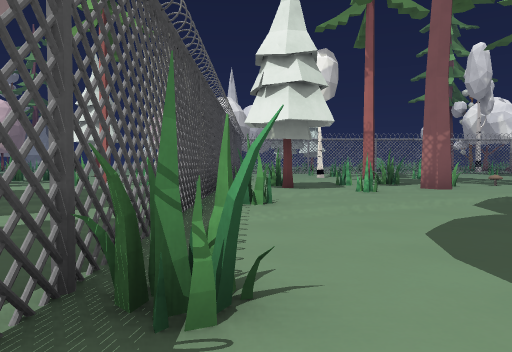
[1] (above)

16 first-person views from a walk through a 3-D level made in the Godot game engine. The camera is 1.2 m above the floor, tilts 2° down and sees 70° across. The floor is counted in squares, 2 m on a side. Each view is taken from the middle of a square. On the plan, view 1 faces up. The plan holds only what a view shows up to about 10 squares ahead; the rest is blank. The place goes on beyond the plan. Door leaves are left out where a doorway can be walked through. Surface patterns are stand-ins for the level's own textures.

[2]
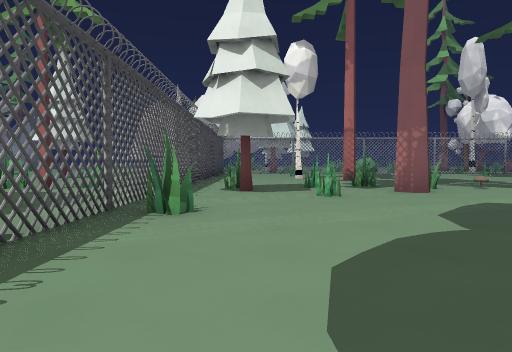

[3]
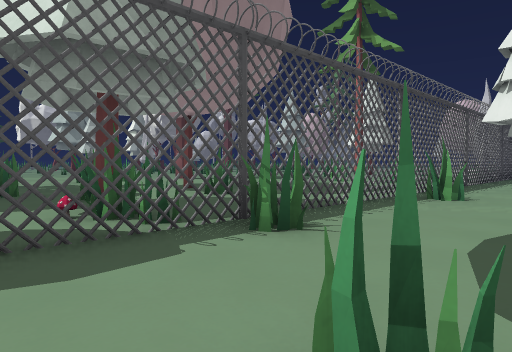

[4]
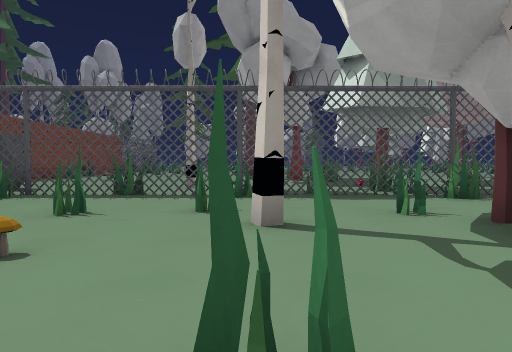

[5]
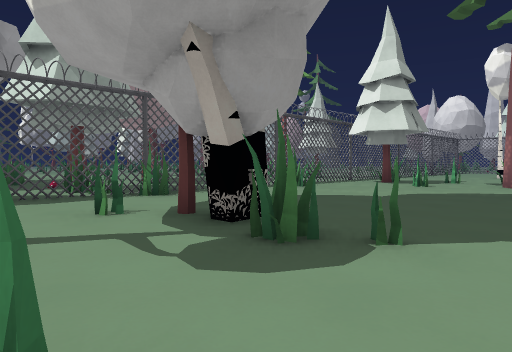

[6]
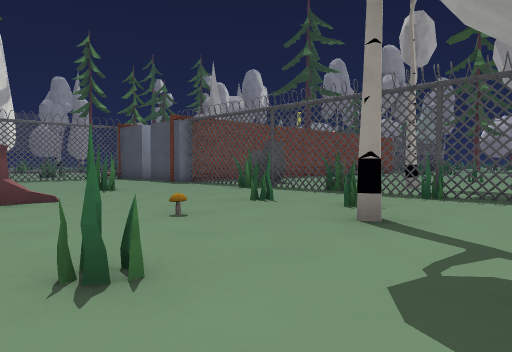

[7]
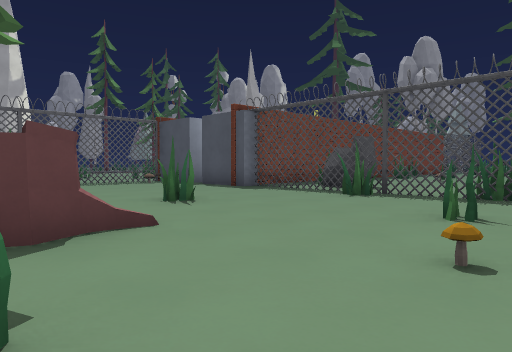

[8]
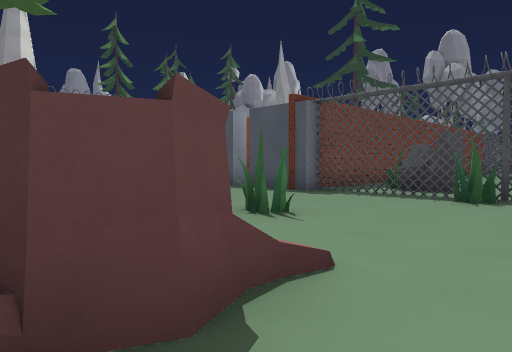

[9]
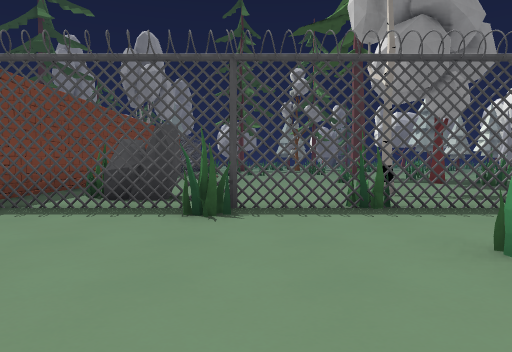

[10]
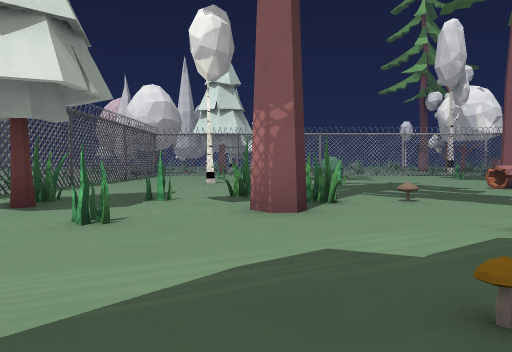

[11]
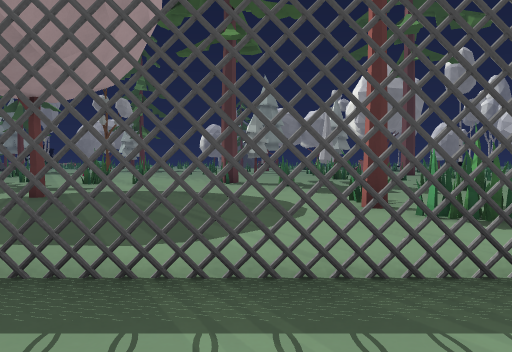

[12]
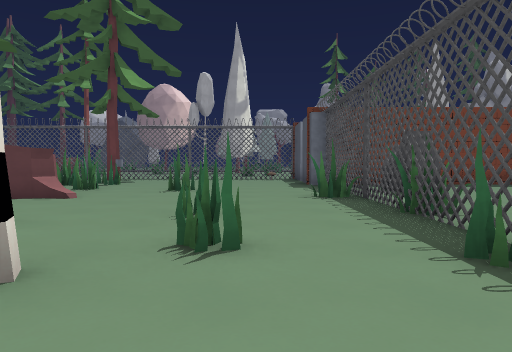

[13]
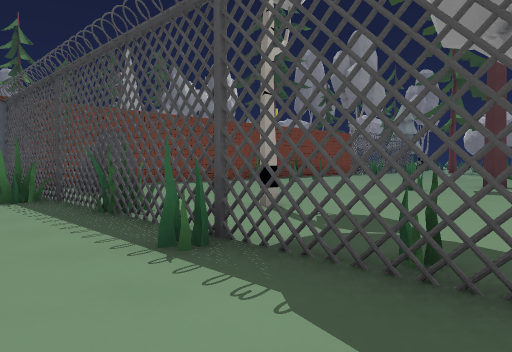

[14]
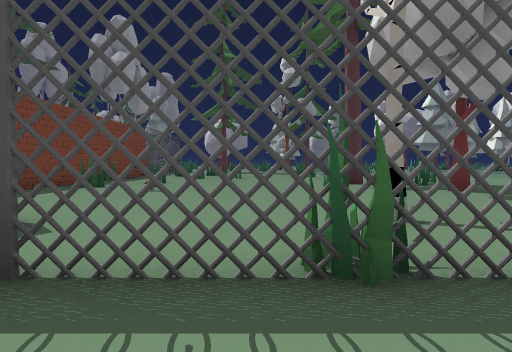

[15]
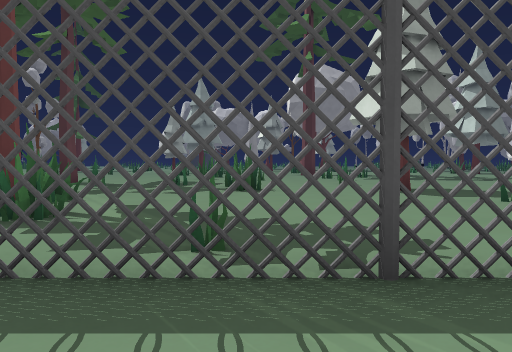

[16]
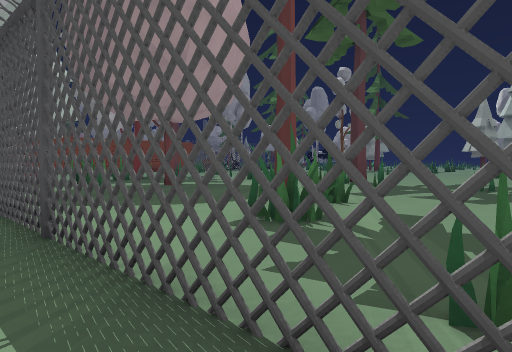

### Floor plan
Key: @ floor where view 1 was taken; # wall or solid block; x gap in a wall; . floor; ^ raised ledge; T pine tree; M mushroom; H thing the floor can be seen under or through; R rock; E tree; O other object.
Columns run from 11 left of view 1 to 6 right of it. Each row starts with its distance up from view 1.
 15   ........x
 14   ........#....
 13    ##.....#....
 12   ........#....
 11 ..#.......x.....
 10 ......#T#.#.#..##M
  9  .#.......x.#..TT.
  8   ........#..#....
  7  T........x.......
  6   ........##......
  5   ........##....M
  4   ........#......
  3   ........x......
  2   ........##.....
  1   ..##.#x###..##..
  0    .E#...M#@.#.#..
 -1   #.E.....x.......
 -2  T........H..#..#.
 -3  ...#.....H.#.....
 -4   ......#.H..#.M..
 -5   ........H.......
 -6   ........HH....##
 -7   ..O.....HH....^#
 -8   ......RR#.....x
 -9    #....###.....#.
-10   #########.....##

Positions as (right, up) in squares from view 1, and headings:
1: (0, 0), facing up
2: (1, 1), facing up
3: (2, -1), facing up-left
4: (6, -2), facing left
5: (6, -2), facing up-left
6: (6, 0), facing down-left
7: (6, -3), facing down-left
8: (6, -5), facing down-left
9: (4, -6), facing left
10: (4, 4), facing up
11: (1, 8), facing left
12: (1, 0), facing down
13: (1, 0), facing down-left
14: (1, -5), facing left
15: (1, 13), facing left
16: (0, 13), facing down-left
